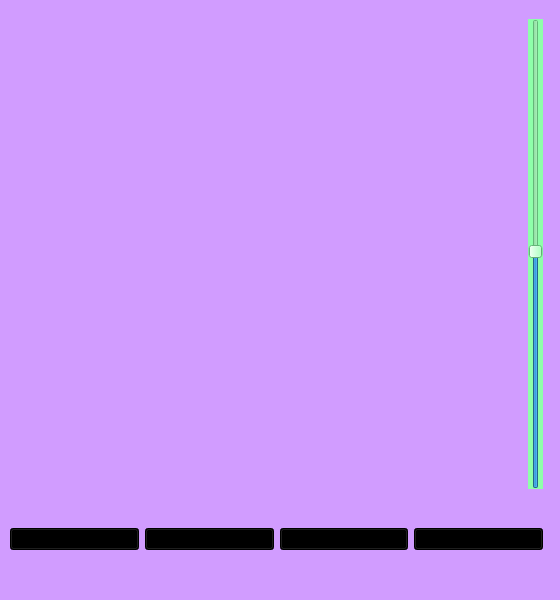
<?xml version="1.0" encoding="UTF-8"?>
<ui version="4.0">
 <class>MainWindow</class>
 <widget class="QMainWindow" name="MainWindow">
  <property name="geometry">
   <rect>
    <x>0</x>
    <y>0</y>
    <width>560</width>
    <height>600</height>
   </rect>
  </property>
  <property name="minimumSize">
   <size>
    <width>560</width>
    <height>600</height>
   </size>
  </property>
  <property name="maximumSize">
   <size>
    <width>560</width>
    <height>600</height>
   </size>
  </property>
  <property name="windowTitle">
   <string>MainWindow</string>
  </property>
  <property name="styleSheet">
   <string notr="true">background-color: rgb(209, 156, 255);</string>
  </property>
  <widget class="QWidget" name="centralwidget">
   <widget class="QWidget" name="">
    <property name="geometry">
     <rect>
      <x>10</x>
      <y>19</y>
      <width>533</width>
      <height>531</height>
     </rect>
    </property>
    <layout class="QVBoxLayout" name="verticalLayout">
     <item>
      <layout class="QHBoxLayout" name="horizontalLayout_2">
       <item>
        <widget class="QLabel" name="label">
         <property name="text">
          <string/>
         </property>
         <property name="pixmap">
          <pixmap resource="pictures.qrc">:/picture.jpg</pixmap>
         </property>
        </widget>
       </item>
       <item>
        <widget class="QSlider" name="sound">
         <property name="styleSheet">
          <string notr="true">background-color: rgb(142, 255, 170);</string>
         </property>
         <property name="singleStep">
          <number>1</number>
         </property>
         <property name="value">
          <number>50</number>
         </property>
         <property name="orientation">
          <enum>Qt::Vertical</enum>
         </property>
        </widget>
       </item>
      </layout>
     </item>
     <item>
      <widget class="QLabel" name="name_song">
       <property name="font">
        <font>
         <family>Snap ITC</family>
         <pointsize>15</pointsize>
         <italic>false</italic>
         <bold>false</bold>
        </font>
       </property>
       <property name="text">
        <string/>
       </property>
      </widget>
     </item>
     <item>
      <layout class="QHBoxLayout" name="horizontalLayout">
       <item>
        <widget class="QPushButton" name="previous">
         <property name="styleSheet">
          <string notr="true">background-color: rgb(0, 0, 0);</string>
         </property>
         <property name="text">
          <string/>
         </property>
         <property name="icon">
          <iconset resource="pictures.qrc">
           <normaloff>:/left.jpg</normaloff>:/left.jpg</iconset>
         </property>
         <property name="iconSize">
          <size>
           <width>100</width>
           <height>100</height>
          </size>
         </property>
        </widget>
       </item>
       <item>
        <widget class="QPushButton" name="play">
         <property name="styleSheet">
          <string notr="true">background-color: rgb(0, 0, 0);</string>
         </property>
         <property name="text">
          <string/>
         </property>
         <property name="icon">
          <iconset resource="pictures.qrc">
           <normaloff>:/play.jpg</normaloff>:/play.jpg</iconset>
         </property>
         <property name="iconSize">
          <size>
           <width>100</width>
           <height>100</height>
          </size>
         </property>
        </widget>
       </item>
       <item>
        <widget class="QPushButton" name="pause">
         <property name="styleSheet">
          <string notr="true">background-color: rgb(0, 0, 0);</string>
         </property>
         <property name="text">
          <string/>
         </property>
         <property name="icon">
          <iconset resource="pictures.qrc">
           <normaloff>:/payse.jpg</normaloff>:/payse.jpg</iconset>
         </property>
         <property name="iconSize">
          <size>
           <width>100</width>
           <height>100</height>
          </size>
         </property>
        </widget>
       </item>
       <item>
        <widget class="QPushButton" name="next">
         <property name="styleSheet">
          <string notr="true">background-color: rgb(0, 0, 0);</string>
         </property>
         <property name="text">
          <string/>
         </property>
         <property name="icon">
          <iconset resource="pictures.qrc">
           <normaloff>:/fight.jpg</normaloff>:/fight.jpg</iconset>
         </property>
         <property name="iconSize">
          <size>
           <width>100</width>
           <height>100</height>
          </size>
         </property>
        </widget>
       </item>
      </layout>
     </item>
    </layout>
   </widget>
  </widget>
  <widget class="QMenuBar" name="menubar">
   <property name="geometry">
    <rect>
     <x>0</x>
     <y>0</y>
     <width>560</width>
     <height>26</height>
    </rect>
   </property>
  </widget>
  <widget class="QStatusBar" name="statusbar"/>
 </widget>
 <resources>
  <include location="pictures.qrc"/>
 </resources>
 <connections/>
</ui>
